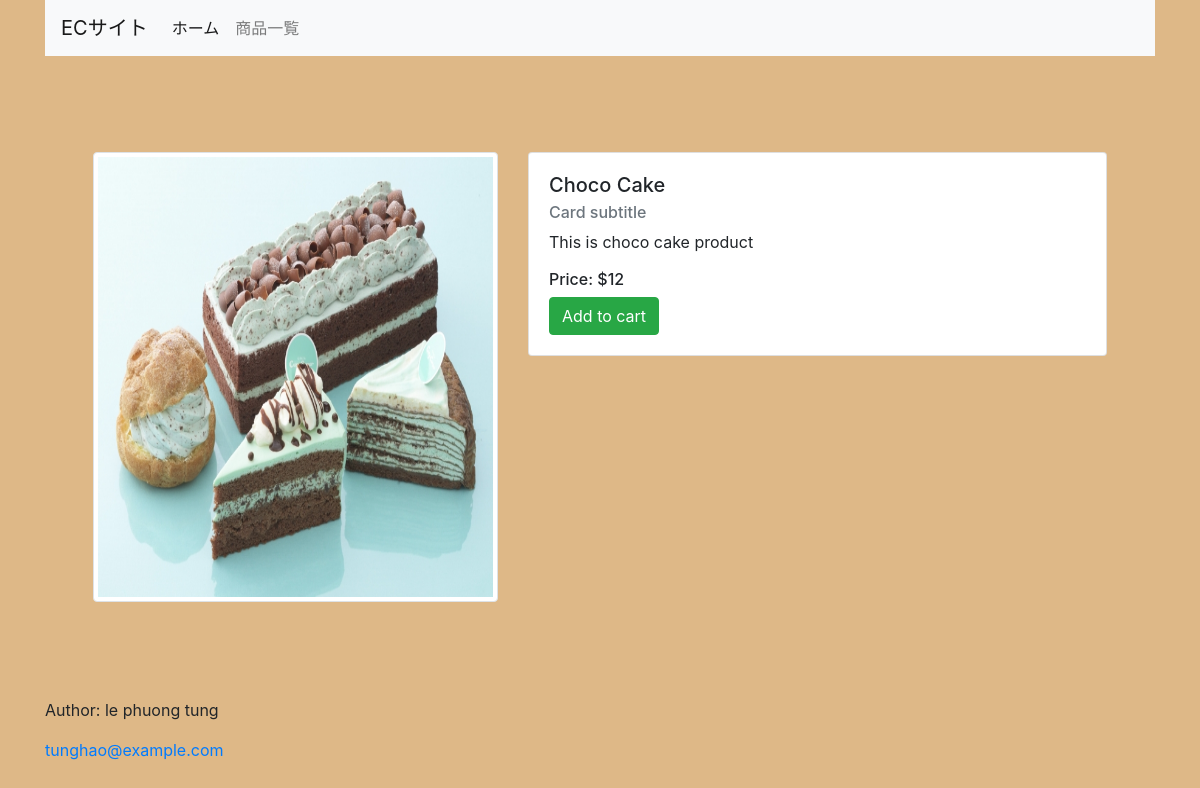
The app's page /cart/product-detail/2 with its own data.
### store/models.py (models this page shows, shortened)
class Product(models.Model):
    product_name = models.CharField(max_length=100, unique=True)
    slug = models.SlugField(max_length=150, unique=True)
    description = models.TextField(max_length=500, blank=True)
    price = models.IntegerField()
    images = models.ImageField(upload_to='photos/products/')
    stock = models.IntegerField()
    is_available = models.BooleanField(default=True)
    category = models.ForeignKey(Category, on_delete=models.CASCADE)
    created_date = models.DateTimeField(auto_now_add=True)
    modifield_date = models.DateField(auto_now=True)

### cart/views.py (the view)
# urls.py: path('product-detail/<int:pk>', ProductDetail.as_view(), name='product_detail'),
class ProductDetail(DetailView):
    model = Product
    template_name = 'cart/detail.html'
    context_object_name = 'product'

### cart/templates/cart/detail.html
{% extends '../base.html' %}
{% block content %}
<div class="row my-5 p-5 justify-content-md-center">
    <div class="col-lg-5">
        <img src="/media/{{ product.images }}" width="100%" id="detailImg" !important" alt=" product.product_name  }}" class="img-thumbnail">
    </div>
    <div class="col-lg-7">
        <div class="card" style="width: 100%;">
            <div class="card-body">
                <h5 class="card-title">{{ product.product_name }}</h5>
                <h6 class="card-subtitle mb-2 text-muted">Card subtitle</h6>
                <p class="card-text">{{ product.description }}</p>
                <h6 class="card-text">Price: ${{ product.price }}</h6>
                <a href="#" class="btn btn-success" class="card-link">Add to cart</a>
            </div>
        </div>
    </div>
</div>
{% endblock %}

### static/css/style.css (style rules this page uses)
body { background-color: burlywood; }
#detailImg { height: 450px !important; }

### records on screen
Product: images (picture), product_name "Choco Cake", description "This is choco cake product", price "12"
